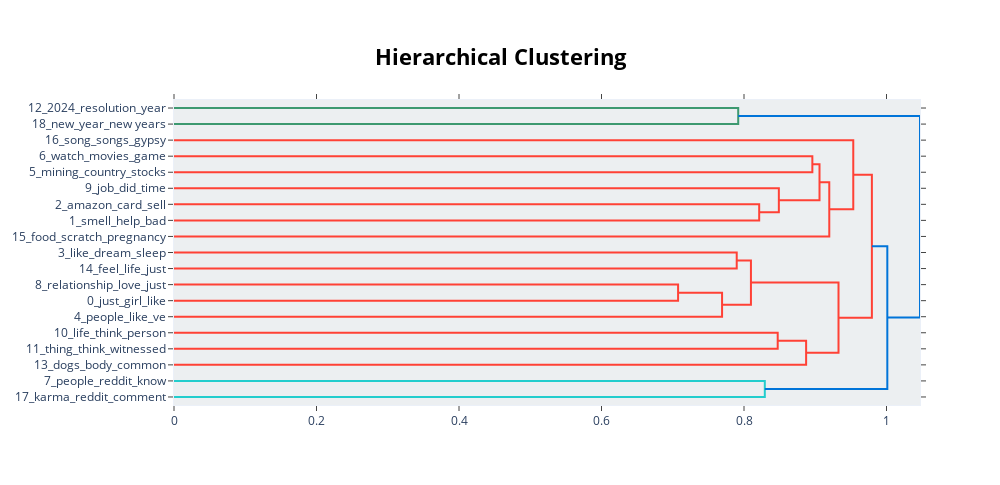

The cell this chart's notebook holds for it:
### Markdown cell above
Cluster Hierarchies

### Code cell
topic_model.visualize_hierarchy()

### Figure 1 — Plotly figure (JSON) as saved in the notebook; plotly's stock layout.template omitted (floating-point values rounded to 4 significant figures)
{"data": [{"hoverinfo": "text", "marker": {"color": "rgb(61,153,112)"}, "mode": "lines", "type": "scatter", "x": [0, 0.7919, 0.7919, 0], "xaxis": "x", "y": [-5, -5, -15, -15], "yaxis": "y"}, {"hoverinfo": "text", "marker": {"color": "rgb(255,65,54)"}, "mode": "lines", "type": "scatter", "x": [0, 0.8959, 0.8959, 0], "xaxis": "x", "y": [-35, -35, -45, -45], "yaxis": "y"}, {"hoverinfo": "text", "marker": {"color": "rgb(255,65,54)"}, "mode": "lines", "type": "scatter", "x": [0, 0.8213, 0.8213, 0], "xaxis": "x", "y": [-65, -65, -75, -75], "yaxis": "y"}, {"hoverinfo": "text", "marker": {"color": "rgb(255,65,54)"}, "mode": "lines", "type": "scatter", "x": [0, 0.8489, 0.8489, 0.8213], "xaxis": "x", "y": [-55, -55, -70, -70], "yaxis": "y"}, {"hoverinfo": "text", "marker": {"color": "rgb(255,65,54)"}, "mode": "lines", "type": "scatter", "x": [0.8959, 0.906, 0.906, 0.8489], "xaxis": "x", "y": [-40, -40, -62.5, -62.5], "yaxis": "y"}, {"hoverinfo": "text", "marker": {"color": "rgb(255,65,54)"}, "mode": "lines", "type": "scatter", "x": [0.906, 0.9197, 0.9197, 0], "xaxis": "x", "y": [-51.25, -51.25, -85, -85], "yaxis": "y"}, {"hoverinfo": "text", "marker": {"color": "rgb(255,65,54)"}, "mode": "lines", "type": "scatter", "x": [0, 0.9534, 0.9534, 0.9197], "xaxis": "x", "y": [-25, -25, -68.12, -68.12], "yaxis": "y"}, {"hoverinfo": "text", "marker": {"color": "rgb(255,65,54)"}, "mode": "lines", "type": "scatter", "x": [0, 0.7898, 0.7898, 0], "xaxis": "x", "y": [-95, -95, -105, -105], "yaxis": "y"}, {"hoverinfo": "text", "marker": {"color": "rgb(255,65,54)"}, "mode": "lines", "type": "scatter", "x": [0, 0.7075, 0.7075, 0], "xaxis": "x", "y": [-115, -115, -125, -125], "yaxis": "y"}, {"hoverinfo": "text", "marker": {"color": "rgb(255,65,54)"}, "mode": "lines", "type": "scatter", "x": [0.7075, 0.7692, 0.7692, 0], "xaxis": "x", "y": [-120, -120, -135, -135], "yaxis": "y"}, {"hoverinfo": "text", "marker": {"color": "rgb(255,65,54)"}, "mode": "lines", "type": "scatter", "x": [0.7898, 0.8097, 0.8097, 0.7692], "xaxis": "x", "y": [-100, -100, -127.5, -127.5], "yaxis": "y"}, {"hoverinfo": "text", "marker": {"color": "rgb(255,65,54)"}, "mode": "lines", "type": "scatter", "x": [0, 0.8473, 0.8473, 0], "xaxis": "x", "y": [-145, -145, -155, -155], "yaxis": "y"}, {"hoverinfo": "text", "marker": {"color": "rgb(255,65,54)"}, "mode": "lines", "type": "scatter", "x": [0.8473, 0.8872, 0.8872, 0], "xaxis": "x", "y": [-150, -150, -165, -165], "yaxis": "y"}, {"hoverinfo": "text", "marker": {"color": "rgb(255,65,54)"}, "mode": "lines", "type": "scatter", "x": [0.8097, 0.9326, 0.9326, 0.8872], "xaxis": "x", "y": [-113.8, -113.8, -157.5, -157.5], "yaxis": "y"}, {"hoverinfo": "text", "marker": {"color": "rgb(255,65,54)"}, "mode": "lines", "type": "scatter", "x": [0.9534, 0.9795, 0.9795, 0.9326], "xaxis": "x", "y": [-46.56, -46.56, -135.6, -135.6], "yaxis": "y"}, {"hoverinfo": "text", "marker": {"color": "rgb(35,205,205)"}, "mode": "lines", "type": "scatter", "x": [0, 0.8292, 0.8292, 0], "xaxis": "x", "y": [-175, -175, -185, -185], "yaxis": "y"}, {"hoverinfo": "text", "marker": {"color": "rgb(0,116,217)"}, "mode": "lines", "type": "scatter", "x": [0.9795, 1.001, 1.001, 0.8292], "xaxis": "x", "y": [-91.09, -91.09, -180, -180], "yaxis": "y"}, {"hoverinfo": "text", "marker": {"color": "rgb(0,116,217)"}, "mode": "lines", "type": "scatter", "x": [0.7919, 1.047, 1.047, 1.001], "xaxis": "x", "y": [-10, -10, -135.5, -135.5], "yaxis": "y"}], "layout": {"autosize": false, "height": 485, "hoverlabel": {"bgcolor": "white", "font": {"family": "Rockwell", "size": 16}}, "hovermode": "closest", "plot_bgcolor": "#ECEFF1", "showlegend": false, "title": {"font": {"color": "Black", "size": 22}, "text": "<b>Hierarchical Clustering</b>", "x": 0.5, "xanchor": "center", "yanchor": "top"}, "width": 1000, "xaxis": {"autorange": true, "mirror": "allticks", "range": [0, 1.047], "rangemode": "tozero", "showgrid": false, "showline": true, "showticklabels": true, "ticks": "outside", "type": "linear", "zeroline": false}, "yaxis": {"mirror": "allticks", "range": [-190, 0], "rangemode": "tozero", "showgrid": false, "showline": true, "showticklabels": true, "tickmode": "array", "ticks": "outside", "ticktext": ["12_2024_resolution_year", "18_new_year_new years", "16_song_songs_gypsy", "6_watch_movies_game", "5_mining_country_stocks", "9_job_did_time", "2_amazon_card_sell", "1_smell_help_bad", "15_food_scratch_pregnancy", "3_like_dream_sleep", "14_feel_life_just", "8_relationship_love_just", "0_just_girl_like", "4_people_like_ve", "10_life_think_person", "11_thing_think_witnessed", "13_dogs_body_common", "7_people_reddit_know", "17_karma_reddit_comment"], "tickvals": [-5, -15, -25, -35, -45, -55, -65, -75, -85, -95, -105, -115, -125, -135, -145, -155, -165, -175, -185], "type": "linear", "zeroline": false}}}
